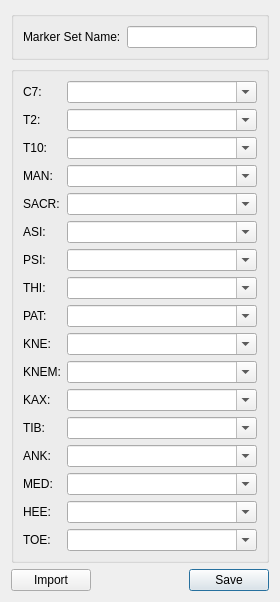
<?xml version="1.0" encoding="UTF-8"?>
<ui version="4.0">
 <class>MarkerSetDialog</class>
 <widget class="QDialog" name="MarkerSetDialog">
  <property name="geometry">
   <rect>
    <x>0</x>
    <y>0</y>
    <width>280</width>
    <height>588</height>
   </rect>
  </property>
  <property name="windowTitle">
   <string>Custom Marker Set</string>
  </property>
  <layout class="QVBoxLayout" name="verticalLayout">
   <item>
    <widget class="QGroupBox" name="groupBox_2">
     <property name="title">
      <string/>
     </property>
     <layout class="QHBoxLayout" name="horizontalLayout_2">
      <item>
       <widget class="QLabel" name="label_18">
        <property name="text">
         <string>Marker Set Name:</string>
        </property>
       </widget>
      </item>
      <item>
       <widget class="QLineEdit" name="lineEditName"/>
      </item>
     </layout>
    </widget>
   </item>
   <item>
    <widget class="QGroupBox" name="groupBox">
     <property name="title">
      <string/>
     </property>
     <layout class="QFormLayout" name="formLayout">
      <item row="0" column="0">
       <widget class="QLabel" name="label">
        <property name="text">
         <string>C7:</string>
        </property>
       </widget>
      </item>
      <item row="0" column="1">
       <widget class="QComboBox" name="comboBoxC7">
        <property name="editable">
         <bool>true</bool>
        </property>
       </widget>
      </item>
      <item row="1" column="0">
       <widget class="QLabel" name="label_2">
        <property name="text">
         <string>T2:</string>
        </property>
       </widget>
      </item>
      <item row="1" column="1">
       <widget class="QComboBox" name="comboBoxT2">
        <property name="editable">
         <bool>true</bool>
        </property>
       </widget>
      </item>
      <item row="2" column="0">
       <widget class="QLabel" name="label_3">
        <property name="text">
         <string>T10:</string>
        </property>
       </widget>
      </item>
      <item row="2" column="1">
       <widget class="QComboBox" name="comboBoxT10">
        <property name="editable">
         <bool>true</bool>
        </property>
       </widget>
      </item>
      <item row="3" column="0">
       <widget class="QLabel" name="label_4">
        <property name="text">
         <string>MAN:</string>
        </property>
       </widget>
      </item>
      <item row="3" column="1">
       <widget class="QComboBox" name="comboBoxMAN">
        <property name="editable">
         <bool>true</bool>
        </property>
       </widget>
      </item>
      <item row="4" column="0">
       <widget class="QLabel" name="label_5">
        <property name="text">
         <string>SACR:</string>
        </property>
       </widget>
      </item>
      <item row="4" column="1">
       <widget class="QComboBox" name="comboBoxSACR">
        <property name="editable">
         <bool>true</bool>
        </property>
       </widget>
      </item>
      <item row="5" column="0">
       <widget class="QLabel" name="label_6">
        <property name="text">
         <string>ASI:</string>
        </property>
       </widget>
      </item>
      <item row="5" column="1">
       <widget class="QComboBox" name="comboBoxASI">
        <property name="editable">
         <bool>true</bool>
        </property>
       </widget>
      </item>
      <item row="6" column="0">
       <widget class="QLabel" name="label_7">
        <property name="text">
         <string>PSI:</string>
        </property>
       </widget>
      </item>
      <item row="6" column="1">
       <widget class="QComboBox" name="comboBoxPSI">
        <property name="editable">
         <bool>true</bool>
        </property>
       </widget>
      </item>
      <item row="7" column="0">
       <widget class="QLabel" name="label_8">
        <property name="text">
         <string>THI:</string>
        </property>
       </widget>
      </item>
      <item row="7" column="1">
       <widget class="QComboBox" name="comboBoxTHI">
        <property name="editable">
         <bool>true</bool>
        </property>
       </widget>
      </item>
      <item row="8" column="0">
       <widget class="QLabel" name="label_9">
        <property name="text">
         <string>PAT:</string>
        </property>
       </widget>
      </item>
      <item row="8" column="1">
       <widget class="QComboBox" name="comboBoxPAT">
        <property name="editable">
         <bool>true</bool>
        </property>
       </widget>
      </item>
      <item row="9" column="0">
       <widget class="QLabel" name="label_10">
        <property name="text">
         <string>KNE:</string>
        </property>
       </widget>
      </item>
      <item row="9" column="1">
       <widget class="QComboBox" name="comboBoxKNE">
        <property name="editable">
         <bool>true</bool>
        </property>
       </widget>
      </item>
      <item row="10" column="0">
       <widget class="QLabel" name="label_11">
        <property name="text">
         <string>KNEM:</string>
        </property>
       </widget>
      </item>
      <item row="10" column="1">
       <widget class="QComboBox" name="comboBoxKNEM">
        <property name="editable">
         <bool>true</bool>
        </property>
       </widget>
      </item>
      <item row="11" column="0">
       <widget class="QLabel" name="label_12">
        <property name="text">
         <string>KAX:</string>
        </property>
       </widget>
      </item>
      <item row="11" column="1">
       <widget class="QComboBox" name="comboBoxKAX">
        <property name="editable">
         <bool>true</bool>
        </property>
       </widget>
      </item>
      <item row="12" column="0">
       <widget class="QLabel" name="label_13">
        <property name="text">
         <string>TIB:</string>
        </property>
       </widget>
      </item>
      <item row="12" column="1">
       <widget class="QComboBox" name="comboBoxTIB">
        <property name="editable">
         <bool>true</bool>
        </property>
       </widget>
      </item>
      <item row="13" column="0">
       <widget class="QLabel" name="label_14">
        <property name="text">
         <string>ANK:</string>
        </property>
       </widget>
      </item>
      <item row="14" column="0">
       <widget class="QLabel" name="label_15">
        <property name="text">
         <string>MED:</string>
        </property>
       </widget>
      </item>
      <item row="13" column="1">
       <widget class="QComboBox" name="comboBoxANK">
        <property name="editable">
         <bool>true</bool>
        </property>
       </widget>
      </item>
      <item row="14" column="1">
       <widget class="QComboBox" name="comboBoxMED">
        <property name="editable">
         <bool>true</bool>
        </property>
       </widget>
      </item>
      <item row="15" column="0">
       <widget class="QLabel" name="label_16">
        <property name="text">
         <string>HEE:</string>
        </property>
       </widget>
      </item>
      <item row="16" column="0">
       <widget class="QLabel" name="label_17">
        <property name="text">
         <string>TOE:</string>
        </property>
       </widget>
      </item>
      <item row="15" column="1">
       <widget class="QComboBox" name="comboBoxHEE">
        <property name="editable">
         <bool>true</bool>
        </property>
       </widget>
      </item>
      <item row="16" column="1">
       <widget class="QComboBox" name="comboBoxTOE">
        <property name="editable">
         <bool>true</bool>
        </property>
       </widget>
      </item>
     </layout>
    </widget>
   </item>
   <item>
    <layout class="QHBoxLayout" name="horizontalLayout">
     <item>
      <widget class="QPushButton" name="pushButtonImport">
       <property name="text">
        <string>Import</string>
       </property>
      </widget>
     </item>
     <item>
      <spacer name="horizontalSpacer">
       <property name="orientation">
        <enum>Qt::Horizontal</enum>
       </property>
       <property name="sizeHint" stdset="0">
        <size>
         <width>40</width>
         <height>20</height>
        </size>
       </property>
      </spacer>
     </item>
     <item>
      <widget class="QPushButton" name="pushButtonSave">
       <property name="text">
        <string>Save</string>
       </property>
       <property name="default">
        <bool>true</bool>
       </property>
      </widget>
     </item>
    </layout>
   </item>
  </layout>
 </widget>
 <resources/>
 <connections/>
</ui>
